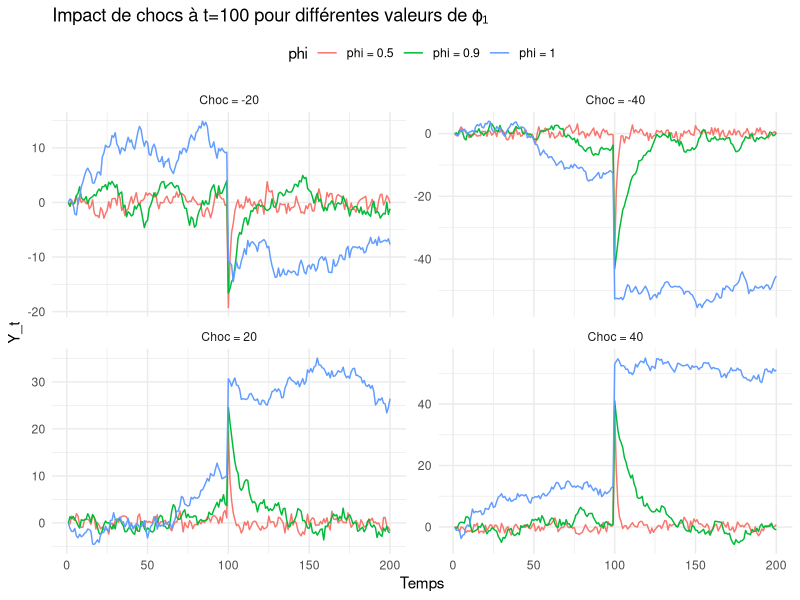
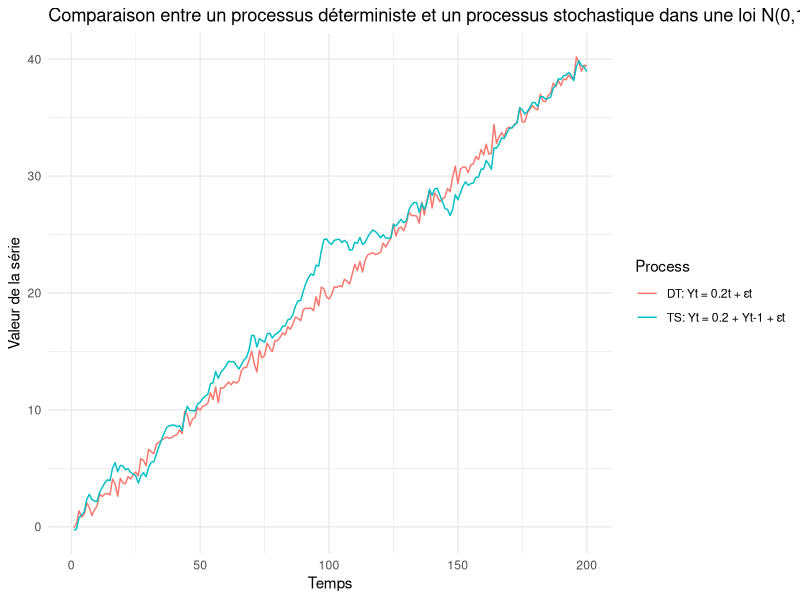
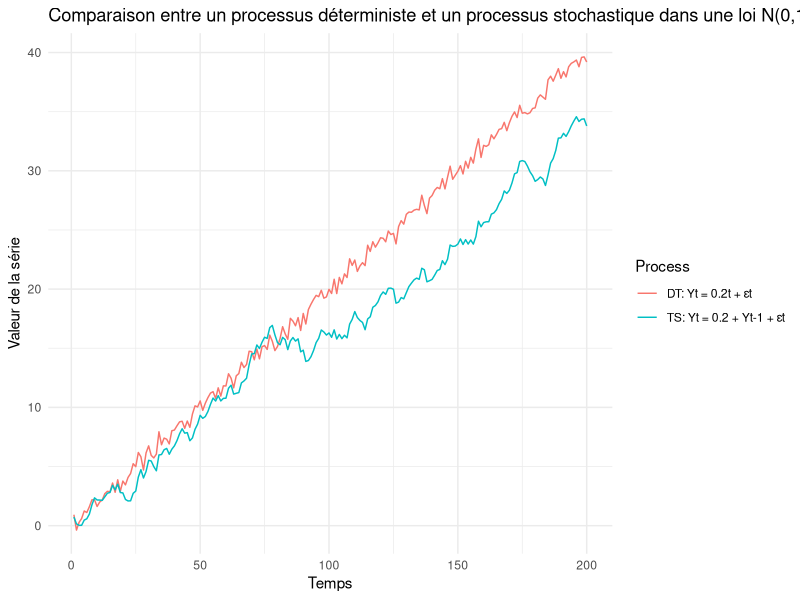
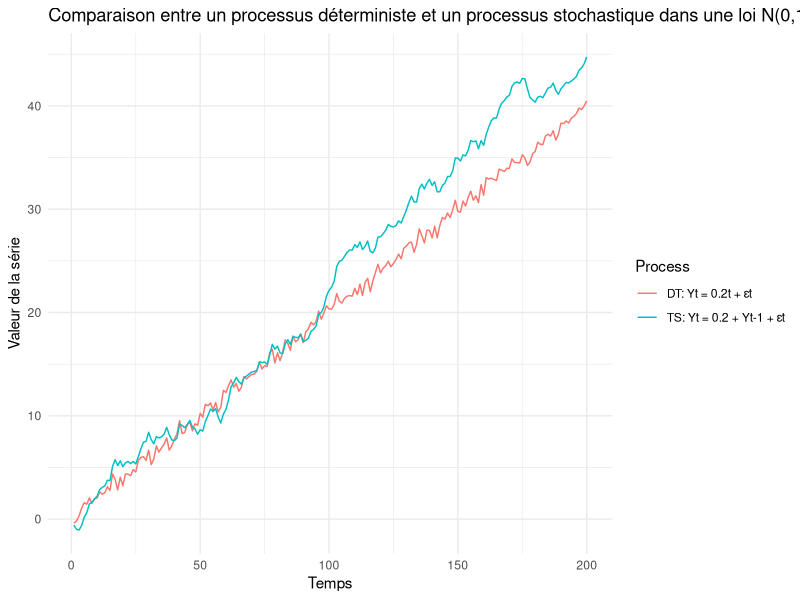
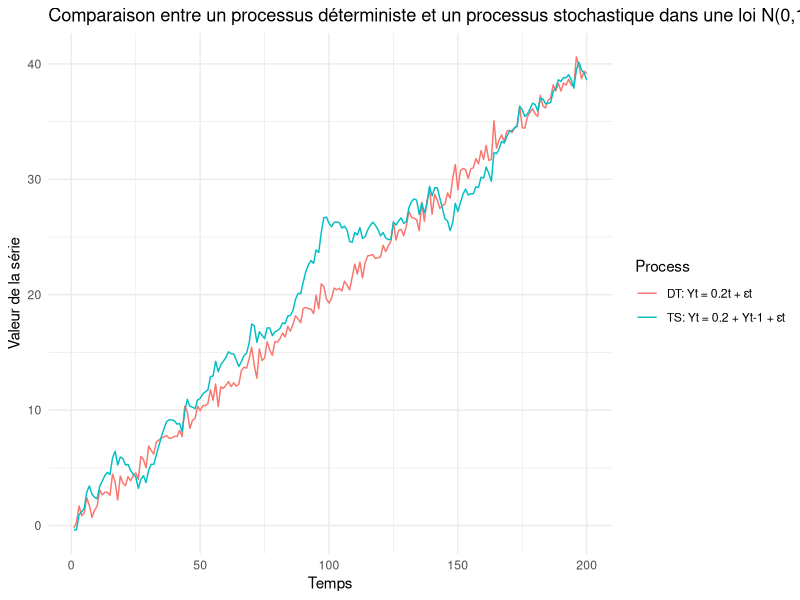
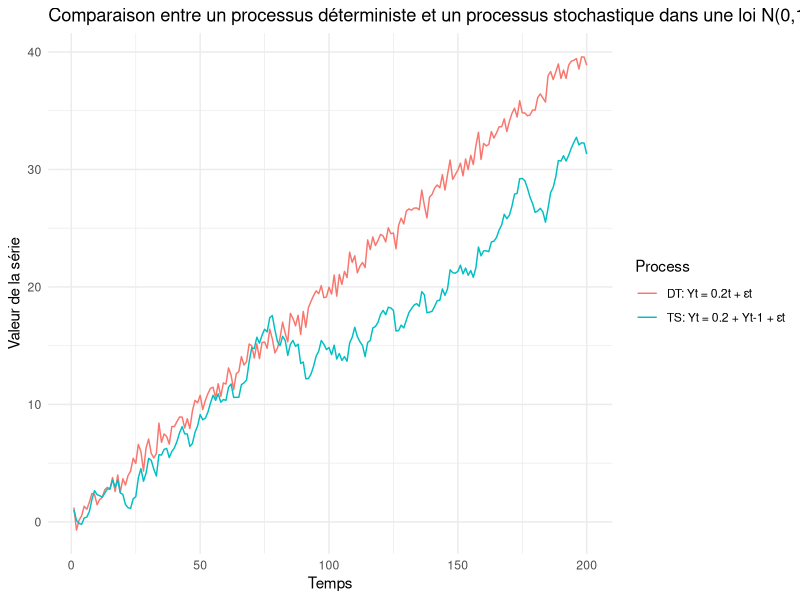
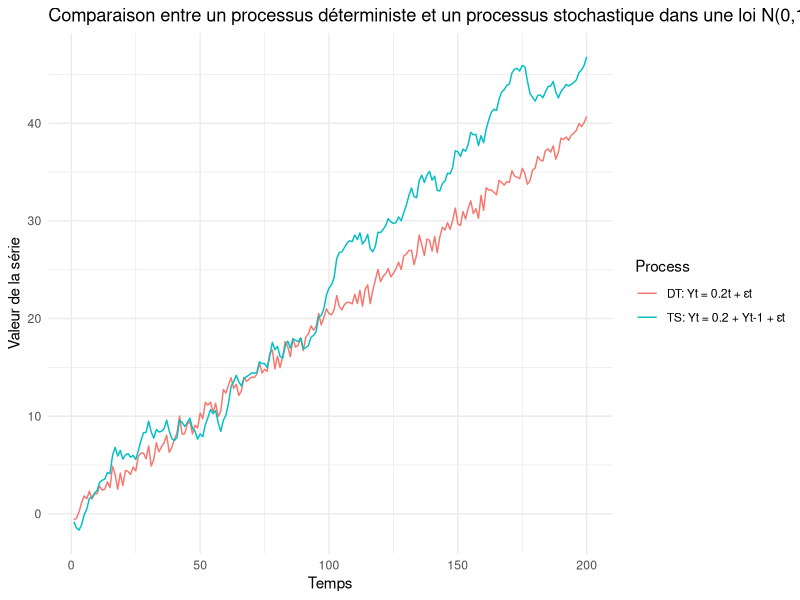
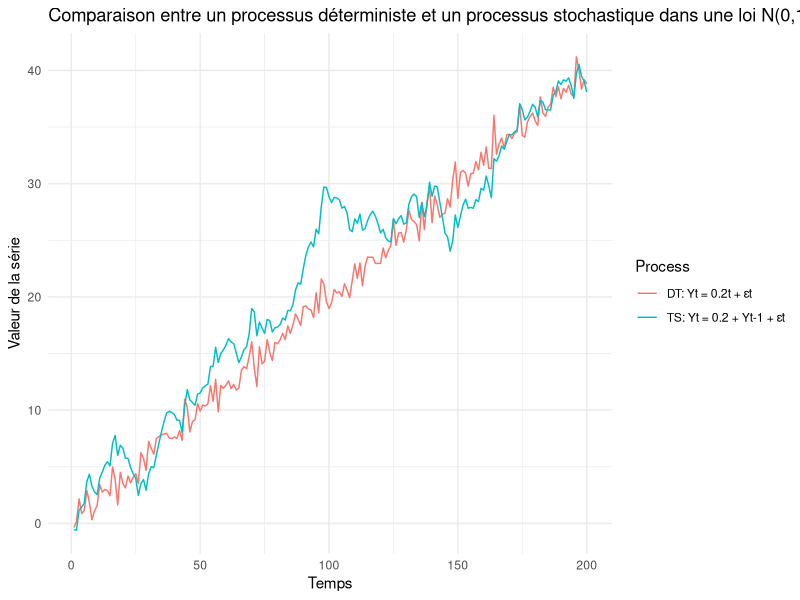

Here is the R script that generated these plots, in order:
## ---- chunk 1
library(stats)
library(ggplot2)


simulate_ar1 <- function(phi, choc_value, choc_time = 100, n = 200) {
  Y <- numeric(n)
  eps <- rnorm(n, mean = 0, sd = 1)
  
  for (t in 2:n) {
    Y[t] <- phi * Y[t - 1] + eps[t]
    if (t == choc_time) {
      Y[t] <- Y[t] + choc_value
    }
  }
  return(Y)
}

set.seed(123)


phi_vals <- c(0.5, 0.9, 1.0)
chocs <- c(20, 40, -20, -40)

# Stocker les résultats dans une data.frame
results <- data.frame()

for (choc in chocs) {
  for (phi in phi_vals) {
    serie <- simulate_ar1(phi, choc)
    df <- data.frame(
      t = 1:200,
      Y = serie,
      phi = paste0("phi = ", phi),
      choc = paste0("Choc = ", choc)
    )
    results <- rbind(results, df)
  }
}
ggplot(results, aes(x = t, y = Y, color = phi)) +
  geom_line() +
  facet_wrap(~choc, scales = "free_y") +
  labs(title = "Impact de chocs à t=100 pour différentes valeurs de ϕ₁",
       x = "Temps", y = "Y_t") +
  theme_minimal() +
  theme(legend.position = "top")


library(ggplot2)
simulate_ar1 <- function(phi, choc_value, choc_time = 100, n = 200) {
  Y <- numeric(n)
  eps <- rnorm(n, mean = 0, sd = 1)
  
  for (t in 2:n) {
    Y[t] <- phi * Y[t - 1] + eps[t]
    if (t == choc_time) {
      Y[t] <- Y[t] + choc_value
    }
  }
  return(Y)
}


## ---- chunk 2

library(ggplot2)
set.seed(123)

n <- 200  
sigma2 <- 1/4  

epsilon <- rnorm(n, mean = 0, sd = sqrt(sigma2))  # Génération du bruit blanc


Y_DT <- numeric(n)
Y_TS <- numeric(n)

for (t in 1:n) {
  Y_DT[t] <- 0.2 * t + epsilon[t]  
  if (t == 1) {
    Y_TS[t] <- epsilon[t]  
  } else {
    Y_TS[t] <- 0.2 + Y_TS[t - 1] + epsilon[t]  
  }
}

# Création du DataFrame
data <- data.frame(
  Time = rep(1:n, 2),
  Value = c(Y_DT, Y_TS),
  Process = rep(c("DT: Yt = 0.2t + εt", "TS: Yt = 0.2 + Yt-1 + εt"), each = n)
)

# Graphique
ggplot(data, aes(x = Time, y = Value, color = Process)) +
  geom_line() +
  labs(title = "Comparaison entre un processus déterministe et un processus stochastique dans une loi N(0,1/4)",
       x = "Temps",
       y = "Valeur de la série") +
  theme_minimal()
  
## ---- chunk 3
set.seed(287)

n <- 200  
sigma2 <- 1/4  

epsilon <- rnorm(n, mean = 0, sd = sqrt(sigma2))  # Génération du bruit blanc


Y_DT <- numeric(n)
Y_TS <- numeric(n)

for (t in 1:n) {
  Y_DT[t] <- 0.2 * t + epsilon[t]  
  if (t == 1) {
    Y_TS[t] <- epsilon[t]  
  } else {
    Y_TS[t] <- 0.2 + Y_TS[t - 1] + epsilon[t]  
  }
}

# Création du DataFrame
data <- data.frame(
  Time = rep(1:n, 2),
  Value = c(Y_DT, Y_TS),
  Process = rep(c("DT: Yt = 0.2t + εt", "TS: Yt = 0.2 + Yt-1 + εt"), each = n)
)

# Graphique
ggplot(data, aes(x = Time, y = Value, color = Process)) +
  geom_line() +
  labs(title = "Comparaison entre un processus déterministe et un processus stochastique dans une loi N(0,1/4)",
       x = "Temps",
       y = "Valeur de la série") +
  theme_minimal()
## ---- chunk 4
set.seed(986)

n <- 200  
sigma2 <- 1/4  

epsilon <- rnorm(n, mean = 0, sd = sqrt(sigma2))  # Génération du bruit blanc


Y_DT <- numeric(n)
Y_TS <- numeric(n)

for (t in 1:n) {
  Y_DT[t] <- 0.2 * t + epsilon[t]  
  if (t == 1) {
    Y_TS[t] <- epsilon[t]  
  } else {
    Y_TS[t] <- 0.2 + Y_TS[t - 1] + epsilon[t]  
  }
}

# Création du DataFrame
data <- data.frame(
  Time = rep(1:n, 2),
  Value = c(Y_DT, Y_TS),
  Process = rep(c("DT: Yt = 0.2t + εt", "TS: Yt = 0.2 + Yt-1 + εt"), each = n)
)

# Graphique
ggplot(data, aes(x = Time, y = Value, color = Process)) +
  geom_line() +
  labs(title = "Comparaison entre un processus déterministe et un processus stochastique dans une loi N(0,1/4)",
       x = "Temps",
       y = "Valeur de la série") +
  theme_minimal()
## ---- chunk 5
set.seed(123)

# Paramètres
n <- 200  # Nombre d'observations
sigma2 <- 1/2  # Variance du bruit

epsilon <- rnorm(n, mean = 0, sd = sqrt(sigma2))  # Génération du bruit blanc

# Simulation des processus
Y_DT <- numeric(n)
Y_TS <- numeric(n)

for (t in 1:n) {
  Y_DT[t] <- 0.2 * t + epsilon[t]  
  if (t == 1) {
    Y_TS[t] <- epsilon[t]  
  } else {
    Y_TS[t] <- 0.2 + Y_TS[t - 1] + epsilon[t]  
  }
}

# Création du DataFrame
data <- data.frame(
  Time = rep(1:n, 2),
  Value = c(Y_DT, Y_TS),
  Process = rep(c("DT: Yt = 0.2t + εt", "TS: Yt = 0.2 + Yt-1 + εt"), each = n)
)

# Graphique
ggplot(data, aes(x = Time, y = Value, color = Process)) +
  geom_line() +
  labs(title = "Comparaison entre un processus déterministe et un processus stochastique dans une loi N(0,1/2)",
       x = "Temps",
       y = "Valeur de la série") +
  theme_minimal()

## ---- chunk 6
set.seed(287)

# Paramètres
n <- 200  # Nombre d'observations
sigma2 <- 1/2  # Variance du bruit

epsilon <- rnorm(n, mean = 0, sd = sqrt(sigma2))  # Génération du bruit blanc

# Simulation des processus
Y_DT <- numeric(n)
Y_TS <- numeric(n)

for (t in 1:n) {
  Y_DT[t] <- 0.2 * t + epsilon[t]  
  if (t == 1) {
    Y_TS[t] <- epsilon[t]  
  } else {
    Y_TS[t] <- 0.2 + Y_TS[t - 1] + epsilon[t]  
  }
}

# Création du DataFrame
data <- data.frame(
  Time = rep(1:n, 2),
  Value = c(Y_DT, Y_TS),
  Process = rep(c("DT: Yt = 0.2t + εt", "TS: Yt = 0.2 + Yt-1 + εt"), each = n)
)

# Graphique
ggplot(data, aes(x = Time, y = Value, color = Process)) +
  geom_line() +
  labs(title = "Comparaison entre un processus déterministe et un processus stochastique dans une loi N(0,1/2)",
       x = "Temps",
       y = "Valeur de la série") +
  theme_minimal()
## ---- chunk 7
set.seed(986)

# Paramètres
n <- 200  # Nombre d'observations
sigma2 <- 1/2  # Variance du bruit

epsilon <- rnorm(n, mean = 0, sd = sqrt(sigma2))  # Génération du bruit blanc

# Simulation des processus
Y_DT <- numeric(n)
Y_TS <- numeric(n)

for (t in 1:n) {
  Y_DT[t] <- 0.2 * t + epsilon[t]  
  if (t == 1) {
    Y_TS[t] <- epsilon[t]  
  } else {
    Y_TS[t] <- 0.2 + Y_TS[t - 1] + epsilon[t]  
  }
}

# Création du DataFrame
data <- data.frame(
  Time = rep(1:n, 2),
  Value = c(Y_DT, Y_TS),
  Process = rep(c("DT: Yt = 0.2t + εt", "TS: Yt = 0.2 + Yt-1 + εt"), each = n)
)

# Graphique
ggplot(data, aes(x = Time, y = Value, color = Process)) +
  geom_line() +
  labs(title = "Comparaison entre un processus déterministe et un processus stochastique dans une loi N(0,1/2)",
       x = "Temps",
       y = "Valeur de la série") +
  theme_minimal()
## ---- chunk 8
set.seed(123)

# Paramètres
n <- 200  # Nombre d'observations
sigma2 <- 1  # Variance du bruit

epsilon <- rnorm(n, mean = 0, sd = sqrt(sigma2))  # Génération du bruit blanc

# Simulation des processus
Y_DT <- numeric(n)
Y_TS <- numeric(n)

for (t in 1:n) {
  Y_DT[t] <- 0.2 * t + epsilon[t]  
  if (t == 1) {
    Y_TS[t] <- epsilon[t]  
  } else {
    Y_TS[t] <- 0.2 + Y_TS[t - 1] + epsilon[t]  
  }
}

# Création du DataFrame
data <- data.frame(
  Time = rep(1:n, 2),
  Value = c(Y_DT, Y_TS),
  Process = rep(c("DT: Yt = 0.2t + εt", "TS: Yt = 0.2 + Yt-1 + εt"), each = n)
)

# Graphique
ggplot(data, aes(x = Time, y = Value, color = Process)) +
  geom_line() +
  labs(title = "Comparaison entre un processus déterministe et un processus stochastique dans une loi N(0,1)",
       x = "Temps",
       y = "Valeur de la série") +
  theme_minimal()

## ---- chunk 9
set.seed(287)

# Paramètres
n <- 200  # Nombre d'observations
sigma2 <- 1  # Variance du bruit

epsilon <- rnorm(n, mean = 0, sd = sqrt(sigma2))  # Génération du bruit blanc

# Simulation des processus
Y_DT <- numeric(n)
Y_TS <- numeric(n)

for (t in 1:n) {
  Y_DT[t] <- 0.2 * t + epsilon[t]  
  if (t == 1) {
    Y_TS[t] <- epsilon[t]  
  } else {
    Y_TS[t] <- 0.2 + Y_TS[t - 1] + epsilon[t]  
  }
}

# Création du DataFrame
data <- data.frame(
  Time = rep(1:n, 2),
  Value = c(Y_DT, Y_TS),
  Process = rep(c("DT: Yt = 0.2t + εt", "TS: Yt = 0.2 + Yt-1 + εt"), each = n)
)

# Graphique
ggplot(data, aes(x = Time, y = Value, color = Process)) +
  geom_line() +
  labs(title = "Comparaison entre un processus déterministe et un processus stochastique dans une loi N(0,1)",
       x = "Temps",
       y = "Valeur de la série") +
  theme_minimal()
## ---- chunk 10
set.seed(986)

# Paramètres
n <- 200  # Nombre d'observations
sigma2 <- 1  # Variance du bruit

epsilon <- rnorm(n, mean = 0, sd = sqrt(sigma2))  # Génération du bruit blanc

# Simulation des processus
Y_DT <- numeric(n)
Y_TS <- numeric(n)

for (t in 1:n) {
  Y_DT[t] <- 0.2 * t + epsilon[t]  
  if (t == 1) {
    Y_TS[t] <- epsilon[t]  
  } else {
    Y_TS[t] <- 0.2 + Y_TS[t - 1] + epsilon[t]  
  }
}

# Création du DataFrame
data <- data.frame(
  Time = rep(1:n, 2),
  Value = c(Y_DT, Y_TS),
  Process = rep(c("DT: Yt = 0.2t + εt", "TS: Yt = 0.2 + Yt-1 + εt"), each = n)
)

# Graphique
ggplot(data, aes(x = Time, y = Value, color = Process)) +
  geom_line() +
  labs(title = "Comparaison entre un processus déterministe et un processus stochastique dans une loi N(0,1)",
       x = "Temps",
       y = "Valeur de la série") +
  theme_minimal()
## ---- chunk 11
set.seed(123)


n <- 200       
N <- 5000     
rejets <- numeric(N)

for (i in 1:N) {
  
  X <- cumsum(rnorm(n))
  Y <- cumsum(rnorm(n))
  

  model <- lm(Y ~ X)
  p_value <- summary(model)$coefficients[2, 4]  
  

  rejets[i] <- ifelse(p_value < 0.05, 1, 0)
}

pourcentage_rejets <- mean(rejets) * 100
cat("Pourcentage de rejets de H0 (β1 = 0) au seuil de 5% :", round(pourcentage_rejets, 2), "%\n")

## ---- chunk 12
set.seed(238)


n <- 50    
N <- 5000   
rejets <- numeric(N)

for (i in 1:N) {
  
  X <- cumsum(rnorm(n))
  Y <- cumsum(rnorm(n))
  
  
  model <- lm(Y ~ X)
  p_value <- summary(model)$coefficients[2, 4]  
  
  
  rejets[i] <- ifelse(p_value < 0.05, 1, 0)
}

pourcentage_rejets <- mean(rejets) * 100
cat("Pourcentage de rejets de H0 (β1 = 0) au seuil de 5% :", round(pourcentage_rejets, 2), "%\n")
## ---- chunk 13
set.seed(238)


n <- 500   
N <- 5000   
rejets <- numeric(N)

for (i in 1:N) {
  
  X <- cumsum(rnorm(n))
  Y <- cumsum(rnorm(n))
  
  
  model <- lm(Y ~ X)
  p_value <- summary(model)$coefficients[2, 4]  
  
  
  rejets[i] <- ifelse(p_value < 0.05, 1, 0)
}

pourcentage_rejets <- mean(rejets) * 100
cat("Pourcentage de rejets de H0 (β1 = 0) au seuil de 5% :", round(pourcentage_rejets, 2), "%\n")
## ---- chunk 14
set.seed(238)


n <- 200   
N <- 2000   
rejets <- numeric(N)

for (i in 1:N) {
  
  X <- cumsum(rnorm(n))
  Y <- cumsum(rnorm(n))
  
  
  model <- lm(Y ~ X)
  p_value <- summary(model)$coefficients[2, 4]  
  
  
  rejets[i] <- ifelse(p_value < 0.05, 1, 0)
}

pourcentage_rejets <- mean(rejets) * 100
cat("Pourcentage de rejets de H0 (β1 = 0) au seuil de 5% :", round(pourcentage_rejets, 2), "%\n")
## ---- chunk 15
set.seed(238)


n <- 200   
N <- 10000   
rejets <- numeric(N)

for (i in 1:N) {
  
  X <- cumsum(rnorm(n))
  Y <- cumsum(rnorm(n))
  
  
  model <- lm(Y ~ X)
  p_value <- summary(model)$coefficients[2, 4]  
  
  
  rejets[i] <- ifelse(p_value < 0.05, 1, 0)
}

pourcentage_rejets <- mean(rejets) * 100
cat("Pourcentage de rejets de H0 (β1 = 0) au seuil de 5% :", round(pourcentage_rejets, 2), "%\n")
